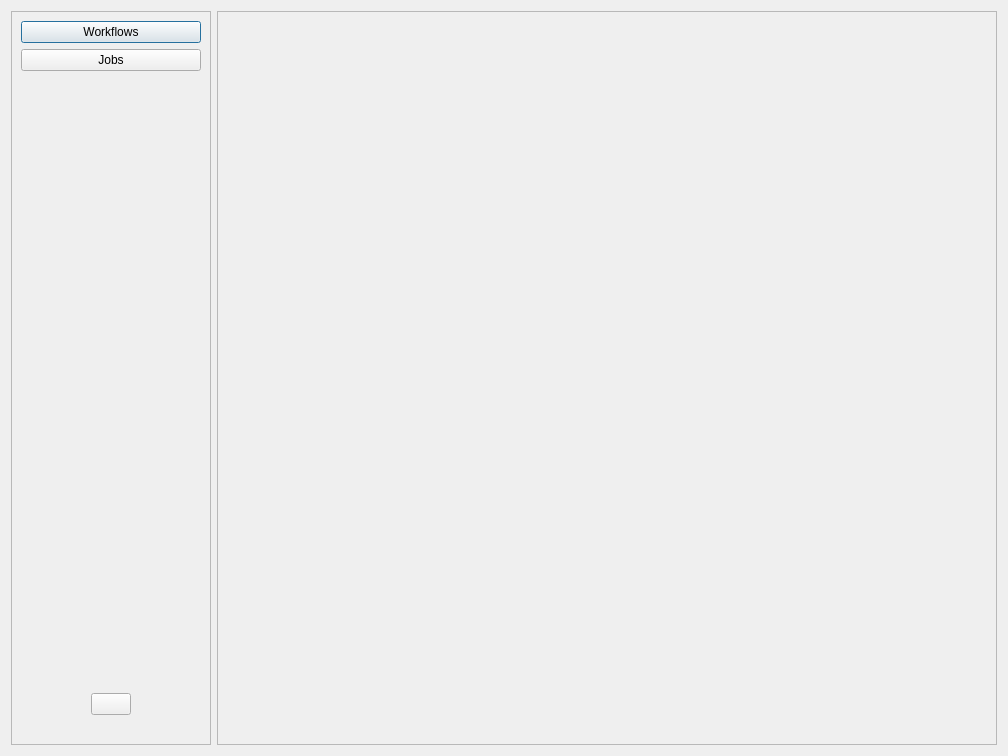
<?xml version="1.0" encoding="UTF-8"?>
<ui version="4.0">
 <class>Dialog</class>
 <widget class="QDialog" name="Dialog">
  <property name="geometry">
   <rect>
    <x>0</x>
    <y>0</y>
    <width>1008</width>
    <height>756</height>
   </rect>
  </property>
  <property name="windowTitle">
   <string>Dialog</string>
  </property>
  <layout class="QHBoxLayout" name="horizontalLayout">
   <item>
    <widget class="QFrame" name="frame">
     <property name="minimumSize">
      <size>
       <width>200</width>
       <height>0</height>
      </size>
     </property>
     <property name="maximumSize">
      <size>
       <width>200</width>
       <height>16777215</height>
      </size>
     </property>
     <property name="frameShape">
      <enum>QFrame::StyledPanel</enum>
     </property>
     <property name="frameShadow">
      <enum>QFrame::Raised</enum>
     </property>
     <layout class="QVBoxLayout" name="verticalLayout">
      <item>
       <widget class="QPushButton" name="workflows_button">
        <property name="text">
         <string>Workflows</string>
        </property>
       </widget>
      </item>
      <item>
       <widget class="QPushButton" name="jobs_button">
        <property name="text">
         <string>Jobs</string>
        </property>
       </widget>
      </item>
      <item>
       <spacer name="verticalSpacer">
        <property name="orientation">
         <enum>Qt::Vertical</enum>
        </property>
        <property name="sizeHint" stdset="0">
         <size>
          <width>20</width>
          <height>40</height>
         </size>
        </property>
       </spacer>
      </item>
      <item>
       <layout class="QHBoxLayout" name="horizontalLayout_2">
        <item>
         <widget class="QPushButton" name="settings_button">
          <property name="sizePolicy">
           <sizepolicy hsizetype="Maximum" vsizetype="Maximum">
            <horstretch>0</horstretch>
            <verstretch>0</verstretch>
           </sizepolicy>
          </property>
          <property name="text">
           <string/>
          </property>
          <property name="icon">
           <iconset resource="../resources/resources.qrc">
            <normaloff>:/plugins/eodh_qgis/settings-icon.png</normaloff>:/plugins/eodh_qgis/settings-icon.png</iconset>
          </property>
          <property name="iconSize">
           <size>
            <width>30</width>
            <height>30</height>
           </size>
          </property>
         </widget>
        </item>
       </layout>
      </item>
      <item>
       <widget class="QLabel" name="label">
        <property name="maximumSize">
         <size>
          <width>200</width>
          <height>75</height>
         </size>
        </property>
        <property name="text">
         <string/>
        </property>
        <property name="pixmap">
         <pixmap resource="../resources/resources.qrc">:/plugins/eodh_qgis/EODH-logo.png</pixmap>
        </property>
        <property name="scaledContents">
         <bool>true</bool>
        </property>
       </widget>
      </item>
     </layout>
    </widget>
   </item>
   <item>
    <widget class="QFrame" name="frame_2">
     <property name="frameShape">
      <enum>QFrame::StyledPanel</enum>
     </property>
     <property name="frameShadow">
      <enum>QFrame::Raised</enum>
     </property>
     <layout class="QVBoxLayout" name="verticalLayout_2">
      <item>
       <widget class="QStackedWidget" name="stackedWidget"/>
      </item>
     </layout>
    </widget>
   </item>
  </layout>
 </widget>
 <resources>
  <include location="../resources/resources.qrc"/>
 </resources>
 <connections/>
</ui>
